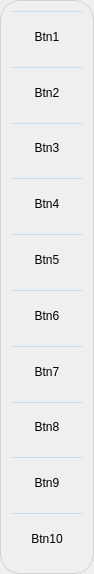
<?xml version="1.0" encoding="UTF-8"?>
<ui version="4.0">
 <class>Form</class>
 <widget class="QWidget" name="Form">
  <property name="geometry">
   <rect>
    <x>0</x>
    <y>0</y>
    <width>94</width>
    <height>574</height>
   </rect>
  </property>
  <property name="sizePolicy">
   <sizepolicy hsizetype="MinimumExpanding" vsizetype="MinimumExpanding">
    <horstretch>0</horstretch>
    <verstretch>0</verstretch>
   </sizepolicy>
  </property>
  <property name="windowTitle">
   <string>Form</string>
  </property>
  <property name="styleSheet">
   <string notr="true">/* Contour principal */
QWidget#Form {
    border-radius: 20px;
    border: 1px solid rgba(120, 120, 120, 0.25);
}

/* Style de base des boutons */
QToolButton {
    background: transparent;
    border: none;
    /* On place la bordure en HAUT au lieu du bas */
    border-top: 1px solid rgba(120, 180, 255, 0.35); 
    padding: 2px; 
}

/* CIBLAGE DU PREMIER BOUTON : On supprime la bordure du haut 
   pour qu'il n'y ait pas de trait sous le haut du cadre */
QToolButton:first-child {
    border-top: none;
}

/* Outil sélectionné et validé */
QToolButton:checked {
    background-color: rgba(100, 150, 200, 0.4);
    /* On cache les bordures pour l'effet &quot;propre&quot; du modèle 1 */
    border-top: none;
}

/* Feedback au survol */
QToolButton:hover {
    background-color: rgba(100, 150, 200, 0.2);
    border-top: none;
}

/* État combiné */
QToolButton:checked:hover {
    background-color: rgba(100, 150, 200, 0.5);
    border-top: none;
}</string>
  </property>
  <layout class="QVBoxLayout" name="verticalLayout">
   <item>
    <layout class="QGridLayout" name="gridLayout_1">
     <property name="spacing">
      <number>5</number>
     </property>
     <item row="0" column="0">
      <widget class="QToolButton" name="toolButton_1">
       <property name="sizePolicy">
        <sizepolicy hsizetype="Minimum" vsizetype="Minimum">
         <horstretch>0</horstretch>
         <verstretch>0</verstretch>
        </sizepolicy>
       </property>
       <property name="minimumSize">
        <size>
         <width>32</width>
         <height>32</height>
        </size>
       </property>
       <property name="maximumSize">
        <size>
         <width>16777215</width>
         <height>16777215</height>
        </size>
       </property>
       <property name="text">
        <string>Btn1</string>
       </property>
       <property name="iconSize">
        <size>
         <width>40</width>
         <height>40</height>
        </size>
       </property>
      </widget>
     </item>
    </layout>
   </item>
   <item>
    <layout class="QHBoxLayout" name="horizontalLayout">
     <property name="spacing">
      <number>5</number>
     </property>
     <item>
      <widget class="QToolButton" name="toolButton_2">
       <property name="sizePolicy">
        <sizepolicy hsizetype="Minimum" vsizetype="Minimum">
         <horstretch>0</horstretch>
         <verstretch>0</verstretch>
        </sizepolicy>
       </property>
       <property name="minimumSize">
        <size>
         <width>32</width>
         <height>32</height>
        </size>
       </property>
       <property name="maximumSize">
        <size>
         <width>16777215</width>
         <height>16777215</height>
        </size>
       </property>
       <property name="text">
        <string>Btn2</string>
       </property>
       <property name="iconSize">
        <size>
         <width>40</width>
         <height>40</height>
        </size>
       </property>
      </widget>
     </item>
    </layout>
   </item>
   <item>
    <layout class="QGridLayout" name="gridLayout_3">
     <property name="spacing">
      <number>5</number>
     </property>
     <item row="0" column="0">
      <widget class="QToolButton" name="toolButton_3">
       <property name="sizePolicy">
        <sizepolicy hsizetype="Minimum" vsizetype="Minimum">
         <horstretch>0</horstretch>
         <verstretch>0</verstretch>
        </sizepolicy>
       </property>
       <property name="minimumSize">
        <size>
         <width>32</width>
         <height>32</height>
        </size>
       </property>
       <property name="maximumSize">
        <size>
         <width>16777215</width>
         <height>16777215</height>
        </size>
       </property>
       <property name="text">
        <string>Btn3</string>
       </property>
       <property name="iconSize">
        <size>
         <width>40</width>
         <height>40</height>
        </size>
       </property>
      </widget>
     </item>
    </layout>
   </item>
   <item>
    <layout class="QGridLayout" name="gridLayout_4">
     <property name="spacing">
      <number>5</number>
     </property>
     <item row="0" column="0">
      <widget class="QToolButton" name="toolButton_4">
       <property name="sizePolicy">
        <sizepolicy hsizetype="Minimum" vsizetype="Minimum">
         <horstretch>0</horstretch>
         <verstretch>0</verstretch>
        </sizepolicy>
       </property>
       <property name="minimumSize">
        <size>
         <width>32</width>
         <height>32</height>
        </size>
       </property>
       <property name="maximumSize">
        <size>
         <width>16777215</width>
         <height>16777215</height>
        </size>
       </property>
       <property name="text">
        <string>Btn4</string>
       </property>
       <property name="iconSize">
        <size>
         <width>40</width>
         <height>40</height>
        </size>
       </property>
      </widget>
     </item>
    </layout>
   </item>
   <item>
    <layout class="QGridLayout" name="gridLayout_5">
     <property name="spacing">
      <number>5</number>
     </property>
     <item row="0" column="0">
      <widget class="QToolButton" name="toolButton_5">
       <property name="sizePolicy">
        <sizepolicy hsizetype="Minimum" vsizetype="Minimum">
         <horstretch>0</horstretch>
         <verstretch>0</verstretch>
        </sizepolicy>
       </property>
       <property name="minimumSize">
        <size>
         <width>32</width>
         <height>32</height>
        </size>
       </property>
       <property name="maximumSize">
        <size>
         <width>16777215</width>
         <height>16777215</height>
        </size>
       </property>
       <property name="text">
        <string>Btn5</string>
       </property>
       <property name="iconSize">
        <size>
         <width>40</width>
         <height>40</height>
        </size>
       </property>
      </widget>
     </item>
    </layout>
   </item>
   <item>
    <layout class="QGridLayout" name="gridLayout_6_">
     <property name="spacing">
      <number>5</number>
     </property>
     <item row="0" column="0">
      <widget class="QToolButton" name="toolButton_6">
       <property name="sizePolicy">
        <sizepolicy hsizetype="Minimum" vsizetype="Minimum">
         <horstretch>0</horstretch>
         <verstretch>0</verstretch>
        </sizepolicy>
       </property>
       <property name="minimumSize">
        <size>
         <width>32</width>
         <height>32</height>
        </size>
       </property>
       <property name="maximumSize">
        <size>
         <width>16777215</width>
         <height>16777215</height>
        </size>
       </property>
       <property name="text">
        <string>Btn6</string>
       </property>
       <property name="iconSize">
        <size>
         <width>40</width>
         <height>40</height>
        </size>
       </property>
      </widget>
     </item>
    </layout>
   </item>
   <item>
    <layout class="QGridLayout" name="gridLayout_7">
     <property name="spacing">
      <number>5</number>
     </property>
     <item row="0" column="0">
      <widget class="QToolButton" name="toolButton_7">
       <property name="sizePolicy">
        <sizepolicy hsizetype="Minimum" vsizetype="Minimum">
         <horstretch>0</horstretch>
         <verstretch>0</verstretch>
        </sizepolicy>
       </property>
       <property name="minimumSize">
        <size>
         <width>32</width>
         <height>32</height>
        </size>
       </property>
       <property name="maximumSize">
        <size>
         <width>16777215</width>
         <height>16777215</height>
        </size>
       </property>
       <property name="text">
        <string>Btn7</string>
       </property>
       <property name="iconSize">
        <size>
         <width>40</width>
         <height>40</height>
        </size>
       </property>
      </widget>
     </item>
    </layout>
   </item>
   <item>
    <layout class="QGridLayout" name="gridLayout_8">
     <property name="spacing">
      <number>5</number>
     </property>
     <item row="0" column="0">
      <widget class="QToolButton" name="toolButton_8">
       <property name="sizePolicy">
        <sizepolicy hsizetype="Minimum" vsizetype="Minimum">
         <horstretch>0</horstretch>
         <verstretch>0</verstretch>
        </sizepolicy>
       </property>
       <property name="minimumSize">
        <size>
         <width>32</width>
         <height>32</height>
        </size>
       </property>
       <property name="maximumSize">
        <size>
         <width>16777215</width>
         <height>16777215</height>
        </size>
       </property>
       <property name="text">
        <string>Btn8</string>
       </property>
       <property name="iconSize">
        <size>
         <width>40</width>
         <height>40</height>
        </size>
       </property>
      </widget>
     </item>
    </layout>
   </item>
   <item>
    <layout class="QGridLayout" name="gridLayout_9">
     <property name="spacing">
      <number>5</number>
     </property>
     <item row="0" column="0">
      <widget class="QToolButton" name="toolButton_9_">
       <property name="sizePolicy">
        <sizepolicy hsizetype="Minimum" vsizetype="Minimum">
         <horstretch>0</horstretch>
         <verstretch>0</verstretch>
        </sizepolicy>
       </property>
       <property name="minimumSize">
        <size>
         <width>32</width>
         <height>32</height>
        </size>
       </property>
       <property name="maximumSize">
        <size>
         <width>16777215</width>
         <height>16777215</height>
        </size>
       </property>
       <property name="text">
        <string>Btn9</string>
       </property>
       <property name="iconSize">
        <size>
         <width>40</width>
         <height>40</height>
        </size>
       </property>
      </widget>
     </item>
    </layout>
   </item>
   <item>
    <layout class="QGridLayout" name="gridLayout_10">
     <property name="spacing">
      <number>5</number>
     </property>
     <item row="0" column="0">
      <widget class="QToolButton" name="toolButton_10">
       <property name="sizePolicy">
        <sizepolicy hsizetype="Minimum" vsizetype="Minimum">
         <horstretch>0</horstretch>
         <verstretch>0</verstretch>
        </sizepolicy>
       </property>
       <property name="minimumSize">
        <size>
         <width>32</width>
         <height>32</height>
        </size>
       </property>
       <property name="maximumSize">
        <size>
         <width>16777215</width>
         <height>16777215</height>
        </size>
       </property>
       <property name="text">
        <string>Btn10</string>
       </property>
       <property name="iconSize">
        <size>
         <width>40</width>
         <height>40</height>
        </size>
       </property>
      </widget>
     </item>
    </layout>
   </item>
  </layout>
 </widget>
 <resources/>
 <connections/>
</ui>
